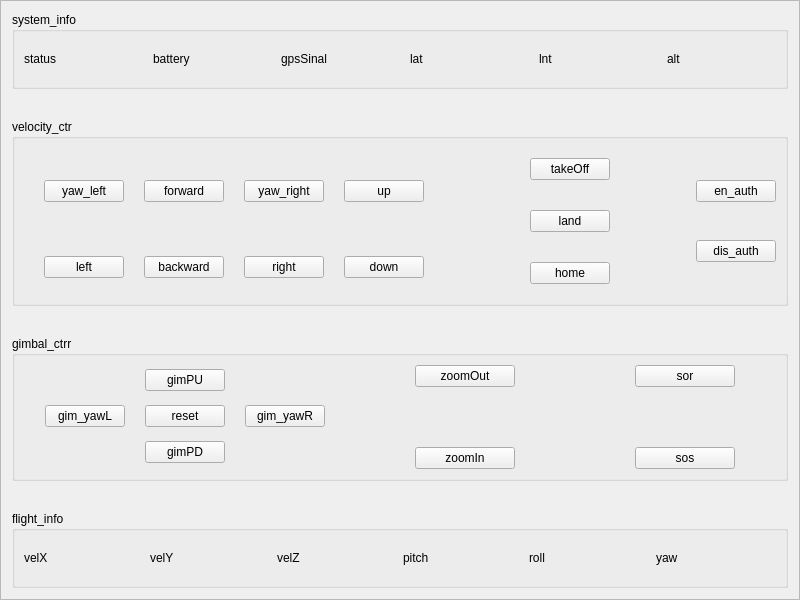
<?xml version="1.0" encoding="UTF-8"?>
<ui version="4.0">
 <class>Frame</class>
 <widget class="QFrame" name="Frame">
  <property name="geometry">
   <rect>
    <x>0</x>
    <y>0</y>
    <width>800</width>
    <height>600</height>
   </rect>
  </property>
  <property name="windowTitle">
   <string>Frame</string>
  </property>
  <property name="frameShape">
   <enum>QFrame::StyledPanel</enum>
  </property>
  <property name="frameShadow">
   <enum>QFrame::Raised</enum>
  </property>
  <layout class="QGridLayout" name="gridLayout">
   <property name="horizontalSpacing">
    <number>50</number>
   </property>
   <item row="0" column="0">
    <layout class="QVBoxLayout" name="verticalLayout_2">
     <property name="spacing">
      <number>30</number>
     </property>
     <property name="bottomMargin">
      <number>0</number>
     </property>
     <item>
      <widget class="QGroupBox" name="groupBox_3">
       <property name="maximumSize">
        <size>
         <width>16777215</width>
         <height>80</height>
        </size>
       </property>
       <property name="title">
        <string>system_info</string>
       </property>
       <layout class="QHBoxLayout" name="horizontalLayout_4">
        <property name="spacing">
         <number>20</number>
        </property>
        <property name="bottomMargin">
         <number>9</number>
        </property>
        <item>
         <widget class="QLabel" name="label_10">
          <property name="text">
           <string>status</string>
          </property>
         </widget>
        </item>
        <item>
         <widget class="QLabel" name="label_11">
          <property name="text">
           <string>battery</string>
          </property>
         </widget>
        </item>
        <item>
         <widget class="QLabel" name="label_12">
          <property name="text">
           <string>gpsSinal</string>
          </property>
         </widget>
        </item>
        <item>
         <widget class="QLabel" name="label_13">
          <property name="text">
           <string>lat</string>
          </property>
         </widget>
        </item>
        <item>
         <widget class="QLabel" name="label_14">
          <property name="text">
           <string>lnt</string>
          </property>
         </widget>
        </item>
        <item>
         <widget class="QLabel" name="label_16">
          <property name="text">
           <string>alt</string>
          </property>
         </widget>
        </item>
       </layout>
      </widget>
     </item>
     <item>
      <widget class="QGroupBox" name="groupBox">
       <property name="maximumSize">
        <size>
         <width>16777215</width>
         <height>300</height>
        </size>
       </property>
       <property name="title">
        <string>velocity_ctr</string>
       </property>
       <layout class="QGridLayout" name="gridLayout_2">
        <item row="0" column="0">
         <layout class="QHBoxLayout" name="horizontalLayout">
          <property name="spacing">
           <number>20</number>
          </property>
          <property name="leftMargin">
           <number>20</number>
          </property>
          <property name="rightMargin">
           <number>20</number>
          </property>
          <item>
           <widget class="QPushButton" name="pushButton_4">
            <property name="text">
             <string>yaw_left</string>
            </property>
           </widget>
          </item>
          <item>
           <widget class="QPushButton" name="pushButton_3">
            <property name="text">
             <string>forward</string>
            </property>
           </widget>
          </item>
          <item>
           <widget class="QPushButton" name="pushButton_6">
            <property name="text">
             <string>yaw_right</string>
            </property>
           </widget>
          </item>
          <item>
           <widget class="QPushButton" name="pushButton_7">
            <property name="text">
             <string>up</string>
            </property>
           </widget>
          </item>
         </layout>
        </item>
        <item row="0" column="1" rowspan="2">
         <layout class="QVBoxLayout" name="verticalLayout">
          <property name="spacing">
           <number>30</number>
          </property>
          <property name="leftMargin">
           <number>80</number>
          </property>
          <property name="topMargin">
           <number>10</number>
          </property>
          <property name="rightMargin">
           <number>80</number>
          </property>
          <property name="bottomMargin">
           <number>10</number>
          </property>
          <item>
           <widget class="QPushButton" name="pushButton_9">
            <property name="text">
             <string>takeOff</string>
            </property>
           </widget>
          </item>
          <item>
           <widget class="QPushButton" name="pushButton_11">
            <property name="text">
             <string>land</string>
            </property>
           </widget>
          </item>
          <item>
           <widget class="QPushButton" name="pushButton_10">
            <property name="text">
             <string>home</string>
            </property>
           </widget>
          </item>
         </layout>
        </item>
        <item row="1" column="0">
         <layout class="QHBoxLayout" name="horizontalLayout_2">
          <property name="spacing">
           <number>20</number>
          </property>
          <property name="leftMargin">
           <number>20</number>
          </property>
          <property name="rightMargin">
           <number>20</number>
          </property>
          <item>
           <widget class="QPushButton" name="pushButton">
            <property name="text">
             <string>left</string>
            </property>
           </widget>
          </item>
          <item>
           <widget class="QPushButton" name="pushButton_5">
            <property name="text">
             <string>backward</string>
            </property>
           </widget>
          </item>
          <item>
           <widget class="QPushButton" name="pushButton_2">
            <property name="text">
             <string>right</string>
            </property>
           </widget>
          </item>
          <item>
           <widget class="QPushButton" name="pushButton_8">
            <property name="text">
             <string>down</string>
            </property>
           </widget>
          </item>
         </layout>
        </item>
        <item row="0" column="2" rowspan="2">
         <layout class="QVBoxLayout" name="verticalLayout_5">
          <item>
           <widget class="QPushButton" name="pushButton_17">
            <property name="text">
             <string>en_auth</string>
            </property>
           </widget>
          </item>
          <item>
           <widget class="QPushButton" name="pushButton_18">
            <property name="text">
             <string>dis_auth</string>
            </property>
           </widget>
          </item>
         </layout>
        </item>
       </layout>
      </widget>
     </item>
     <item>
      <widget class="QGroupBox" name="groupBox_4">
       <property name="title">
        <string>gimbal_ctrr</string>
       </property>
       <layout class="QHBoxLayout" name="horizontalLayout_5">
        <property name="spacing">
         <number>60</number>
        </property>
        <property name="leftMargin">
         <number>30</number>
        </property>
        <property name="rightMargin">
         <number>20</number>
        </property>
        <item>
         <layout class="QGridLayout" name="gridLayout_3">
          <property name="leftMargin">
           <number>0</number>
          </property>
          <property name="rightMargin">
           <number>0</number>
          </property>
          <property name="horizontalSpacing">
           <number>20</number>
          </property>
          <property name="verticalSpacing">
           <number>10</number>
          </property>
          <item row="0" column="1">
           <widget class="QPushButton" name="pushButton_16">
            <property name="text">
             <string>gimPU</string>
            </property>
           </widget>
          </item>
          <item row="1" column="0">
           <widget class="QPushButton" name="pushButton_12">
            <property name="text">
             <string>gim_yawL</string>
            </property>
           </widget>
          </item>
          <item row="1" column="1">
           <widget class="QPushButton" name="pushButton_15">
            <property name="text">
             <string>reset</string>
            </property>
           </widget>
          </item>
          <item row="1" column="2">
           <widget class="QPushButton" name="pushButton_14">
            <property name="text">
             <string>gim_yawR</string>
            </property>
           </widget>
          </item>
          <item row="2" column="1">
           <widget class="QPushButton" name="pushButton_13">
            <property name="text">
             <string>gimPD</string>
            </property>
           </widget>
          </item>
         </layout>
        </item>
        <item>
         <layout class="QVBoxLayout" name="verticalLayout_4">
          <property name="leftMargin">
           <number>30</number>
          </property>
          <property name="rightMargin">
           <number>30</number>
          </property>
          <item>
           <widget class="QPushButton" name="pushButton_23">
            <property name="text">
             <string>zoomOut</string>
            </property>
           </widget>
          </item>
          <item>
           <widget class="QPushButton" name="pushButton_24">
            <property name="text">
             <string>zoomIn</string>
            </property>
           </widget>
          </item>
         </layout>
        </item>
        <item>
         <layout class="QVBoxLayout" name="verticalLayout_3">
          <property name="leftMargin">
           <number>30</number>
          </property>
          <property name="rightMargin">
           <number>30</number>
          </property>
          <item>
           <widget class="QPushButton" name="pushButton_25">
            <property name="text">
             <string>sor</string>
            </property>
           </widget>
          </item>
          <item>
           <widget class="QPushButton" name="pushButton_26">
            <property name="text">
             <string>sos</string>
            </property>
           </widget>
          </item>
         </layout>
        </item>
       </layout>
      </widget>
     </item>
     <item>
      <widget class="QGroupBox" name="groupBox_2">
       <property name="maximumSize">
        <size>
         <width>16777215</width>
         <height>80</height>
        </size>
       </property>
       <property name="title">
        <string>flight_info</string>
       </property>
       <layout class="QHBoxLayout" name="horizontalLayout_3">
        <item>
         <widget class="QLabel" name="label">
          <property name="text">
           <string>velX</string>
          </property>
         </widget>
        </item>
        <item>
         <widget class="QLabel" name="label_2">
          <property name="text">
           <string>velY</string>
          </property>
         </widget>
        </item>
        <item>
         <widget class="QLabel" name="label_3">
          <property name="text">
           <string>velZ</string>
          </property>
         </widget>
        </item>
        <item>
         <widget class="QLabel" name="label_4">
          <property name="text">
           <string>pitch</string>
          </property>
         </widget>
        </item>
        <item>
         <widget class="QLabel" name="label_5">
          <property name="maximumSize">
           <size>
            <width>16777215</width>
            <height>100</height>
           </size>
          </property>
          <property name="text">
           <string>roll</string>
          </property>
         </widget>
        </item>
        <item>
         <widget class="QLabel" name="label_6">
          <property name="text">
           <string>yaw</string>
          </property>
         </widget>
        </item>
       </layout>
      </widget>
     </item>
    </layout>
   </item>
  </layout>
 </widget>
 <resources/>
 <connections/>
</ui>
